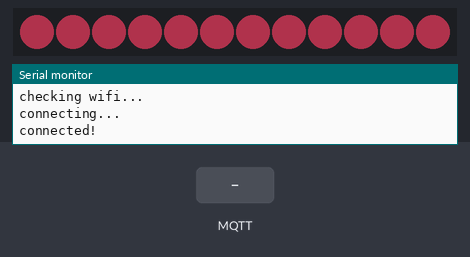
Simulated run of this sketch. Board: ESP32. On the bench: 12 RGB LEDs in strip order, left to right, the last lines printed to the serial monitor. The test bench sets the inputs (shaded band). Dim RGB values are drawn brighter than linear; WiFi joins after 1.5 s; servers stay silent unless stated; no MQTT or app messages arrive unless stated.

Above: at 2.7 s.
2.8 s: MQTT message "90" arrives on the first subscribed topic
At 3.9 s:
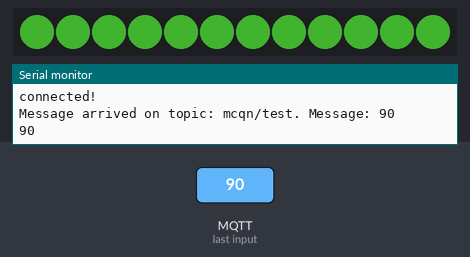
4.3 s: MQTT message "200" arrives on the first subscribed topic
At 5.0 s:
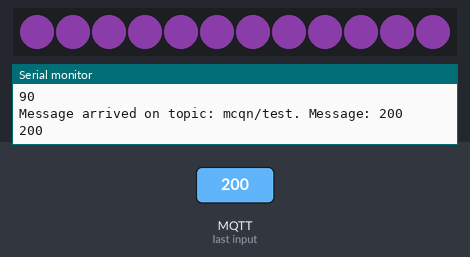
5.8 s: MQTT message "on" arrives on the first subscribed topic
At 6.1 s:
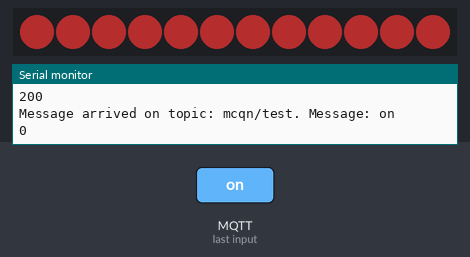
Timing chart, 0 to 8.8 s (numbered marks = the images above; inputs shaded):
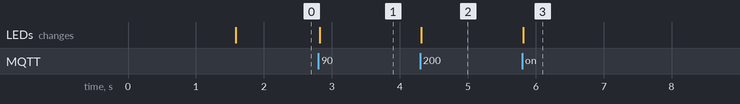

The sketch:

mqtt_neopixel_visualiser.ino
```cpp
#include <WiFi.h>
#include <PubSubClient.h>
#include <Wire.h>
#include <FastLED.h>

#define NUM_LEDS 12
#define DATA_PIN 14

CRGB leds[NUM_LEDS];

// Replace the next variables with your SSID/Password combination

const char* ssid = "DoESLiverpool";
const char* password = "decafbad00";

// const char* mqtt_server = "10.0.39.179";

const char* mqtt_server = "broker.mqtt-dashboard.com";

char hexMAC[3+12+1] = "espxxxxxxxxxxxx"; // length of "esp" + 12 bytes for MAC + 1 byte '\0' terminator
uint8_t mac[6];

uint8_t gPresHue = 240;

WiFiClient espClient;
PubSubClient client(espClient);
long lastMsg = 0;
char msg[50];
int value = 0;

void setup() {
  Serial.begin(115200);

  setup_wifi();
  client.setServer(mqtt_server, 1883);
  client.setCallback(callback);

  FastLED.addLeds<NEOPIXEL, DATA_PIN>(leds, NUM_LEDS);

}

void setup_wifi() {
  delay(10);
  // We start by connecting to a WiFi network
  Serial.println();
  Serial.print("Connecting to ");
  Serial.println(ssid);

  WiFi.begin(ssid, password);

  while (WiFi.status() != WL_CONNECTED) {
    delay(500);
    Serial.print(".");
  }

  Serial.println("");
  Serial.println("WiFi connected");
  Serial.println("IP address: ");
  Serial.println(WiFi.localIP());

  WiFi.macAddress(mac);

  for (int i =0; i < 6; i++)
  {
    hexMAC[3+i*2] = hex_digit(mac[i]>>4);
    hexMAC[3+i*2+1] = hex_digit(mac[i] & 0x0f);
  }
  Serial.println(hexMAC);
}

void connect() {
  Serial.print("checking wifi...");
  while (WiFi.status() != WL_CONNECTED) {
    Serial.print(".");
    delay(1000);
  }

  Serial.print("\nconnecting...");
  //while (!client.connect("arduino", "try", "try")) {
    while (!client.connect(hexMAC)) {
    Serial.print(".");
    delay(1000);
  }

  Serial.println("\nconnected!");
  // Subscribe
  client.subscribe("mcqn/test");
}

void reconnect() {
  // Loop until we're reconnected
  client.loop();
  delay(10);

  if (!client.connected()) {
    connect();
  }
  while (!client.connected()) {
    Serial.print("Attempting MQTT connection...");
    // Attempt to connect
    if (client.connect(hexMAC)) {
      Serial.println("connected");
      // Subscribe
      client.subscribe("mcqn/test");
    } else {
      Serial.print("failed, rc=");
      Serial.print(client.state());
      Serial.println(" try again in 5 seconds");
      // Wait 5 seconds before retrying
      delay(5000);
    }
  }
}

void callback(char* topic, byte* message, unsigned int length) {
  Serial.print("Message arrived on topic: ");
  Serial.print(topic);
  Serial.print(". Message: ");
  String messageTemp;
  for (int i = 0; i < length; i++) {
    Serial.print((char)message[i]);
    messageTemp += (char)message[i];
  }
  Serial.println();

  value = messageTemp.toInt();
  Serial.println(value);
  gPresHue = value % 256;
}

void loop() {
  client.loop();
  delay(10);  // <- fixes some issues with WiFi stability

  if (!client.connected()) {
    reconnect();
  }

  for(int dot = 0; dot < NUM_LEDS; dot++) {
      // leds[dot] = CRGB::Blue;
      leds[dot] = CHSV( gPresHue, 127, 127);
      // clear this led for the next time around the loop
      // leds[dot] = CRGB::Black;
  }

  FastLED.show();
}

char hex_digit(uint8_t aValue)
{
  char values[16] = { '0', '1', '2', '3', '4', '5', '6', '7', '8', '9', 'a', 'b', 'c', 'd', 'e', 'f' };
  if (aValue < 16)
  {
    return values[aValue];
  }
  else
  {
    return 'x';
  }
}
```

Measured:
- after the input at 2.8 s, the LEDs: change at once (image 1)
- after the input at 4.3 s, the LEDs: change at once (image 2)
- after the input at 5.8 s, the LEDs: change at once (image 3)
